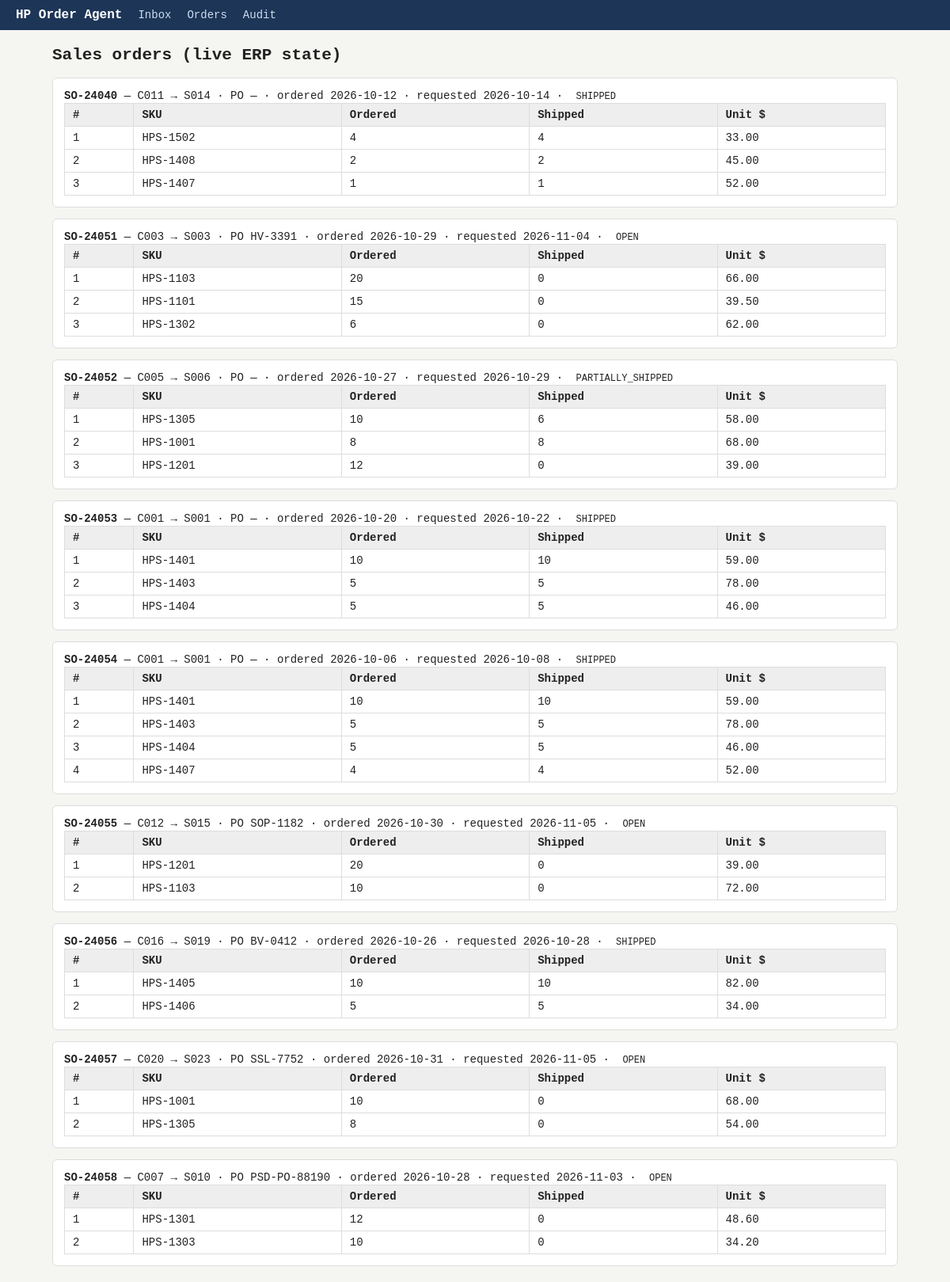
The page /orders on the database its author committed.
### tables this page shows
CREATE TABLE sales_orders (so_number TEXT, customer_id TEXT, ship_to_id TEXT, customer_po TEXT, order_date TEXT, requested_date TEXT, status TEXT);

CREATE TABLE sales_order_lines (so_number TEXT, line_no TEXT, sku TEXT, qty_ordered TEXT, qty_shipped TEXT, unit_price TEXT);

### app/server.py (the view)
@app.get("/orders")
def orders_view(request: Request):
    with get_db() as con:
        orders = []
        for o in con.execute("SELECT * FROM sales_orders ORDER BY so_number").fetchall():
            d = dict(o)
            d["lines"] = [dict(l) for l in con.execute(
                "SELECT * FROM sales_order_lines WHERE so_number=?",
                (o["so_number"],)).fetchall()]
            orders.append(d)
    return templates.TemplateResponse(request, "orders.html", {"orders": orders})

### app/templates/orders.html
{% extends "base.html" %}
{% block content %}
<h2>Sales orders (live ERP state)</h2>
{% for o in orders %}
<div class="card">
  <b>{{ o.so_number }}</b> — {{ o.customer_id }} → {{ o.ship_to_id }} ·
  PO {{ o.customer_po or "—" }} · ordered {{ o.order_date }} · requested {{ o.requested_date }} ·
  <span class="badge">{{ o.status }}</span>
  <table>
    <tr><th>#</th><th>SKU</th><th>Ordered</th><th>Shipped</th><th>Unit $</th></tr>
    {% for l in o.lines %}
    <tr><td>{{ l.line_no }}</td><td>{{ l.sku }}</td><td>{{ l.qty_ordered }}</td>
        <td>{{ l.qty_shipped }}</td><td>{{ l.unit_price }}</td></tr>
    {% endfor %}
  </table>
</div>
{% endfor %}
{% endblock %}

### app/templates/base.html (shortened to what this page needs)
<!doctype html>
<html>
<head>
</head>
<body>
<nav><b>HP Order Agent</b><a href="/">Inbox</a><a href="/orders">Orders</a><a href="/audit">Audit</a></nav>
<main>{% block content %}{% endblock %}</main>
</body>
</html>

### app/templates/base.html (style rules this page uses)
* { box-sizing: border-box; }
body { font-family: ui-monospace, Menlo, monospace; margin: 0; background: #f5f5f2; color: #222; font-size: 14px; }
nav { background: #1d3557; color: #fff; padding: 10px 20px; display: flex; gap: 20px; align-items: baseline; }
nav a { color: #cde; text-decoration: none; }
nav b { font-size: 16px; }
main { max-width: 1100px; margin: 20px auto; padding: 0 16px; }
table { border-collapse: collapse; width: 100%; background: #fff; }
th, td { border: 1px solid #ddd; padding: 6px 10px; text-align: left; vertical-align: top; }
th { background: #eee; }
.badge { display: inline-block; padding: 1px 8px; border-radius: 10px; font-size: 12px; }
.card { background: #fff; border: 1px solid #ddd; border-radius: 6px; padding: 14px; margin-bottom: 14px; }
a { color: #1d3557; }

### rows shown on the page
sales_orders: so_number "SO-24040", customer_id "C011", ship_to_id "S014", customer_po "—", order_date "2026-10-12", requested_date "2026-10-14", status "SHIPPED"
sales_order_lines: line_no "1", sku "HPS-1502", qty_ordered "4", qty_shipped "4", unit_price "33.00"
sales_order_lines: line_no "2", sku "HPS-1408", qty_ordered "2", qty_shipped "2", unit_price "45.00"
sales_order_lines: line_no "3", sku "HPS-1407", qty_ordered "1", qty_shipped "1", unit_price "52.00"
sales_orders: so_number "SO-24051", customer_id "C003", ship_to_id "S003", customer_po "HV-3391", order_date "2026-10-29", requested_date "2026-11-04", status "OPEN"
sales_order_lines: line_no "1", sku "HPS-1103", qty_ordered "20", qty_shipped "0", unit_price "66.00"
sales_order_lines: line_no "2", sku "HPS-1101", qty_ordered "15", qty_shipped "0", unit_price "39.50"
sales_order_lines: line_no "3", sku "HPS-1302", qty_ordered "6", qty_shipped "0", unit_price "62.00"
sales_orders: so_number "SO-24052", customer_id "C005", ship_to_id "S006", customer_po "—", order_date "2026-10-27", requested_date "2026-10-29", status "PARTIALLY_SHIPPED"
sales_order_lines: line_no "1", sku "HPS-1305", qty_ordered "10", qty_shipped "6", unit_price "58.00"
sales_order_lines: line_no "2", sku "HPS-1001", qty_ordered "8", qty_shipped "8", unit_price "68.00"
sales_order_lines: line_no "3", sku "HPS-1201", qty_ordered "12", qty_shipped "0", unit_price "39.00"
sales_orders: so_number "SO-24053", customer_id "C001", ship_to_id "S001", customer_po "—", order_date "2026-10-20", requested_date "2026-10-22", status "SHIPPED"
sales_order_lines: line_no "1", sku "HPS-1401", qty_ordered "10", qty_shipped "10", unit_price "59.00"
sales_order_lines: line_no "2", sku "HPS-1403", qty_ordered "5", qty_shipped "5", unit_price "78.00"
sales_order_lines: line_no "3", sku "HPS-1404", qty_ordered "5", qty_shipped "5", unit_price "46.00"
sales_orders: so_number "SO-24054", customer_id "C001", ship_to_id "S001", customer_po "—", order_date "2026-10-06", requested_date "2026-10-08", status "SHIPPED"
sales_order_lines: line_no "1", sku "HPS-1401", qty_ordered "10", qty_shipped "10", unit_price "59.00"
sales_order_lines: line_no "2", sku "HPS-1403", qty_ordered "5", qty_shipped "5", unit_price "78.00"
sales_order_lines: line_no "3", sku "HPS-1404", qty_ordered "5", qty_shipped "5", unit_price "46.00"
sales_order_lines: line_no "4", sku "HPS-1407", qty_ordered "4", qty_shipped "4", unit_price "52.00"
sales_orders: so_number "SO-24055", customer_id "C012", ship_to_id "S015", customer_po "SOP-1182", order_date "2026-10-30", requested_date "2026-11-05", status "OPEN"
sales_order_lines: line_no "1", sku "HPS-1201", qty_ordered "20", qty_shipped "0", unit_price "39.00"
sales_order_lines: line_no "2", sku "HPS-1103", qty_ordered "10", qty_shipped "0", unit_price "72.00"
sales_orders: so_number "SO-24056", customer_id "C016", ship_to_id "S019", customer_po "BV-0412", order_date "2026-10-26", requested_date "2026-10-28", status "SHIPPED"
sales_order_lines: line_no "1", sku "HPS-1405", qty_ordered "10", qty_shipped "10", unit_price "82.00"
sales_order_lines: line_no "2", sku "HPS-1406", qty_ordered "5", qty_shipped "5", unit_price "34.00"
sales_orders: so_number "SO-24057", customer_id "C020", ship_to_id "S023", customer_po "SSL-7752", order_date "2026-10-31", requested_date "2026-11-05", status "OPEN"
sales_order_lines: line_no "1", sku "HPS-1001", qty_ordered "10", qty_shipped "0", unit_price "68.00"
sales_order_lines: line_no "2", sku "HPS-1305", qty_ordered "8", qty_shipped "0", unit_price "54.00"
sales_orders: so_number "SO-24058", customer_id "C007", ship_to_id "S010", customer_po "PSD-PO-88190", order_date "2026-10-28", requested_date "2026-11-03", status "OPEN"
sales_order_lines: line_no "1", sku "HPS-1301", qty_ordered "12", qty_shipped "0", unit_price "48.60"
sales_order_lines: line_no "2", sku "HPS-1303", qty_ordered "10", qty_shipped "0", unit_price "34.20"
